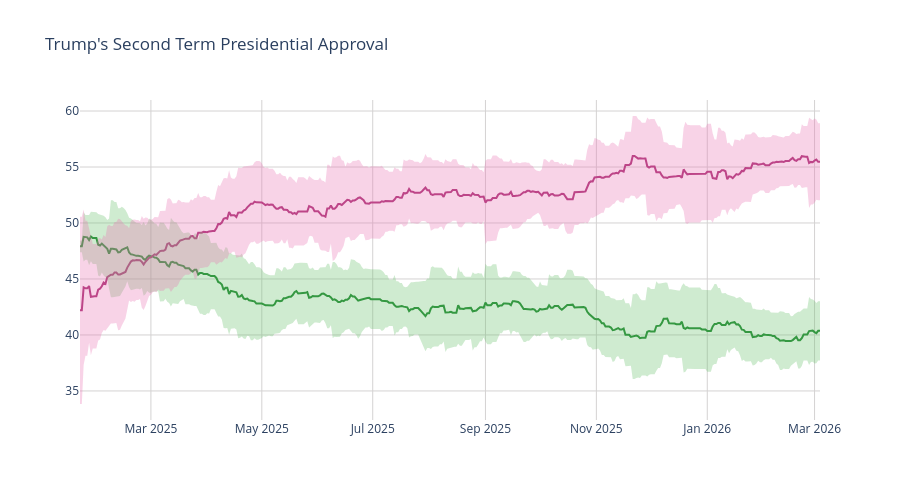

Notebook cell for this chart:
### Code cell
disappr_ci_hex = "#e86eaf",
appr_ci_hex = "#60be65"
disappr_ci_rgba = "rgba(232, 110, 175, 0.3)"
appr_ci_rgba = "rgba(96, 190, 101, 0.3)"
grid_col = "#d4d2d2"


# Approve
fig = go.Figure(go.Scatter(
    x=pres['end_date'],
    y=pres['approve'],
    hovertemplate="%{y:.2f}%",
    name="<b>Approve</b>",
    line=dict(color="#228833"),
    showlegend=False
))

# Disapprove
fig.add_trace(go.Scatter(
    x=pres['end_date'],
    y=pres['disapprove'],
    hovertemplate="%{y:.2f}%",
    name="<b>Disapprove</b>",
    line=dict(color="#aa3377"),
    showlegend=False
    )
)

# Approve CI
fig.add_traces([

    # Upper bound
    go.Scatter(
        x=pres['end_date'],
        y=pres['approve_upper_ci'],
        marker=dict(color=appr_ci_hex),
        line=dict(width=0),
        mode='lines',
        showlegend=False,
        hoverinfo="skip"
    ),

    # Lower bound
    go.Scatter(
        x=pres['end_date'],
        y=pres['approve_lower_ci'],
        marker=dict(color=appr_ci_hex),
        line=dict(width=0),
        mode='lines',
        fillcolor=appr_ci_rgba,
        fill="tonexty",
        showlegend=False,
        hoverinfo="skip"
    )
])

# Disapprove CI
fig.add_traces([

    # Upper bound
    go.Scatter(
        x=pres['end_date'],
        y=pres['disapprove_upper_ci'],
        marker=dict(color=disappr_ci_hex),
        line=dict(width=0),
        mode='lines',
        showlegend=False,
        hoverinfo="skip"
    ),

    # Lower bound
    go.Scatter(
        x=pres['end_date'],
        y=pres['disapprove_lower_ci'],
        marker=dict(color=disappr_ci_hex),
        line=dict(width=0),
        mode='lines',
        fillcolor=disappr_ci_rgba,
        fill="tonexty",
        showlegend=False,
        hoverinfo="skip"
    )
])

fig.update_layout(
    title=dict(text="Trump's Second Term Presidential Approval"),
    hovermode="x"
)

fig.update_xaxes(gridcolor=grid_col)
fig.update_yaxes(gridcolor=grid_col)

fig.update_layout(hovermode="x", hoverlabel_align="right", plot_bgcolor="rgba(0, 0, 0, 0)", height=500)
fig.show()

### Figure 1 — Plotly figure (JSON) as saved in the notebook; plotly's stock layout.template omitted (floating-point values rounded to 4 significant figures; data arrays with more than 128 entries replaced by an {"elided": "..."} marker saying what was removed)
{"data": [{"hovertemplate": "%{y:.2f}%", "line": {"color": "#228833"}, "name": "<b>Approve</b>", "showlegend": false, "type": "scatter", "x": {"elided": "408 str values"}, "y": {"elided": "408 float values"}}, {"hovertemplate": "%{y:.2f}%", "line": {"color": "#aa3377"}, "name": "<b>Disapprove</b>", "showlegend": false, "type": "scatter", "x": {"elided": "408 str values"}, "y": {"elided": "408 float values"}}, {"hoverinfo": "skip", "line": {"width": 0}, "marker": {"color": "#60be65"}, "mode": "lines", "showlegend": false, "type": "scatter", "x": {"elided": "408 str values"}, "y": {"elided": "408 float values"}}, {"fill": "tonexty", "fillcolor": "rgba(96, 190, 101, 0.3)", "hoverinfo": "skip", "line": {"width": 0}, "marker": {"color": "#60be65"}, "mode": "lines", "showlegend": false, "type": "scatter", "x": {"elided": "408 str values"}, "y": {"elided": "408 float values"}}, {"hoverinfo": "skip", "line": {"width": 0}, "marker": {"color": ["#e86eaf"]}, "mode": "lines", "showlegend": false, "type": "scatter", "x": {"elided": "408 str values"}, "y": {"elided": "408 float values"}}, {"fill": "tonexty", "fillcolor": "rgba(232, 110, 175, 0.3)", "hoverinfo": "skip", "line": {"width": 0}, "marker": {"color": ["#e86eaf"]}, "mode": "lines", "showlegend": false, "type": "scatter", "x": {"elided": "408 str values"}, "y": {"elided": "408 float values"}}], "layout": {"height": 500, "hoverlabel": {"align": "right"}, "hovermode": "x", "plot_bgcolor": "rgba(0, 0, 0, 0)", "title": {"text": "Trump's Second Term Presidential Approval"}, "xaxis": {"gridcolor": "#d4d2d2"}, "yaxis": {"gridcolor": "#d4d2d2"}}}
